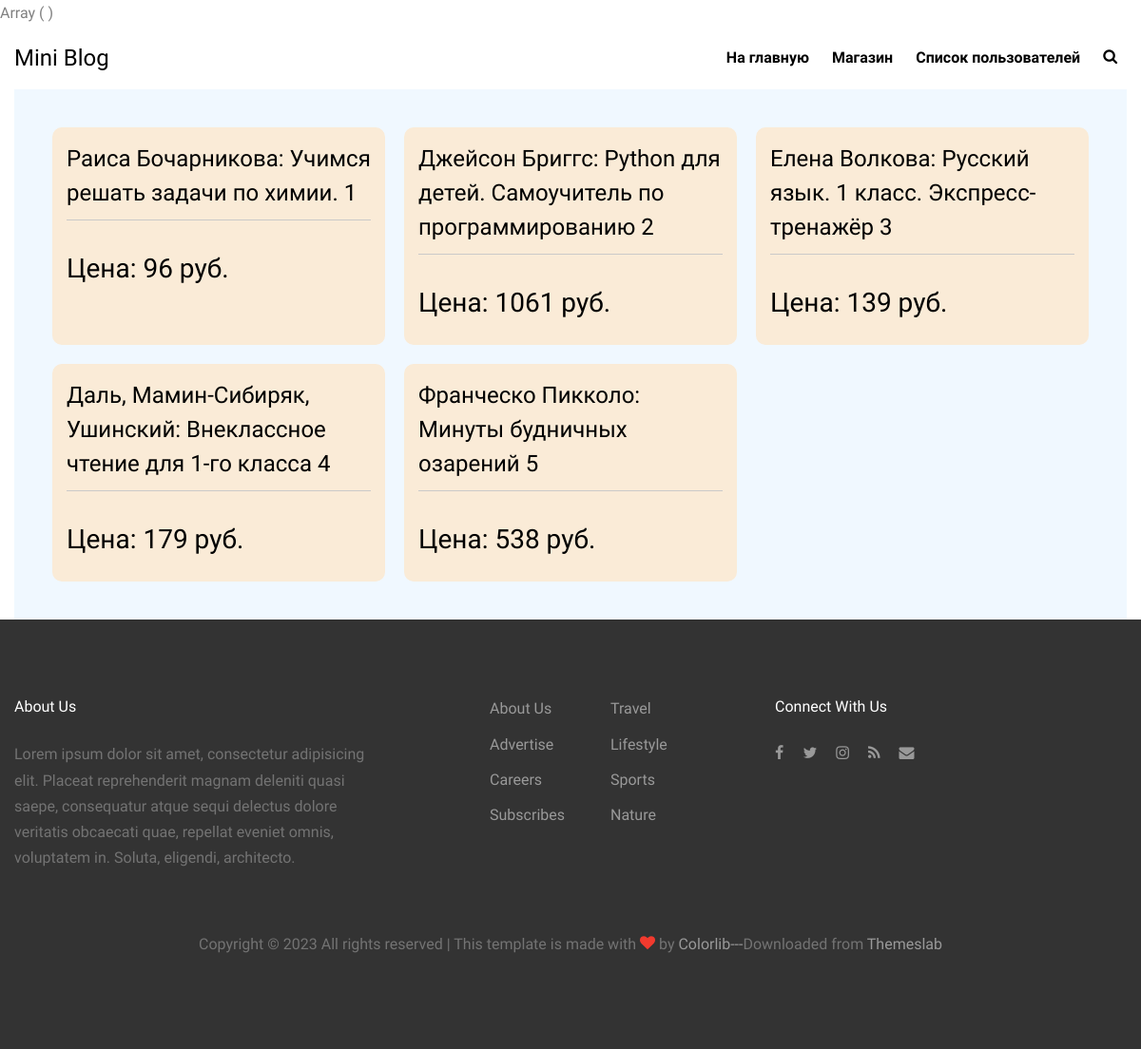
The page /shop.php on the database its author committed.
### tables this page shows
CREATE TABLE `products` (
  `id` int(11) NOT NULL,
  `title` varchar(255) NOT NULL,
  `description` text DEFAULT NULL,
  `price` float NOT NULL,
  `add_date` timestamp NOT NULL DEFAULT current_timestamp(),
  `image` text DEFAULT NULL
);

### shop.php (the view, shortened to what this page needs)
<?php
require 'server/db_connect.php';
$query = "SELECT id, title, price
            FROM products;";
$statement = $pdo->query($query, PDO::FETCH_ASSOC);
$products = $statement->fetchAll();
require 'components/header.php';
?>
<div class="container">
    <div class="products">
        <?php foreach ($products as $product) : ?>
            <div class="product">
                <h4><?= $product['title']; ?> <?= $product['id']; ?></h4>
                <h3>Цена: <?= $product['price']; ?> руб.</h3>
            </div>
        <?php endforeach; ?>
    </div>
</div>
<?php
require 'components/footer.php';
?>

### components/header.php (shortened to what this page needs)
<?php print_r($_SESSION);
?>
<!DOCTYPE html>
<html lang="en">
<head>
    <link rel="stylesheet" href="fonts/icomoon/style.css">
    <link rel="stylesheet" href="css/bootstrap.min.css">
    <link rel="stylesheet" href="css/magnific-popup.css">
    <link rel="stylesheet" href="css/jquery-ui.css">
    <link rel="stylesheet" href="css/owl.carousel.min.css">
    <link rel="stylesheet" href="css/owl.theme.default.min.css">
    <link rel="stylesheet" href="css/bootstrap-datepicker.css">
    <link rel="stylesheet" href="fonts/flaticon/font/flaticon.css">
    <link rel="stylesheet" href="css/aos.css">
    <link rel="stylesheet" href="css/style.css">
    <link rel="stylesheet" href="css/my-style.css">
</head>
<body data-valid-user="<?php echo isset($_SESSION['valid_user']) ? 'да' : 'нет'; ?>" data-user-id="<?php echo $_SESSION['id'] ?? ''; ?>">
    <div class="site-wrap">
        <header class="site-navbar" role="banner">
            <div class="container-fluid">
                <div class="row align-items-center">
                    <div class="col-4 site-logo">
                        <a href="/" class="text-black h2 mb-0">Mini Blog</a>
                    </div>
                    <div class="col-8 text-right">
                        <nav class="site-navigation" role="navigation">
                            <ul class="site-menu js-clone-nav mr-auto d-none d-lg-block mb-0">
                                <li><a href="/">На главную</a></li>
                                <li><a href="shop.php">Магазин</a></li>
                                <li><a href="users.php">Список пользователей</a></li>
                                <li class="d-none d-lg-inline-block"><a href="#" class="js-search-toggle"><span class="icon-search"></span></a></li>
                            </ul>
                        </nav>
                    </div>
                </div>
            </div>
        </header>

### components/footer.php (shortened to what this page needs)
<div class="site-footer">
    <div class="container">
        <div class="row mb-5">
            <div class="col-md-4">
                <h3 class="footer-heading mb-4">About Us</h3>
                <p>Lorem ipsum dolor sit amet, consectetur adipisicing elit. Placeat reprehenderit magnam deleniti quasi saepe, consequatur atque sequi delectus dolore veritatis obcaecati quae, repellat eveniet omnis, voluptatem in. Soluta, eligendi, architecto.</p>
            </div>
            <div class="col-md-3 ml-auto">
                <ul class="list-unstyled float-left mr-5">
                    <li><a href="#">About Us</a></li>
                    <li><a href="#">Advertise</a></li>
                    <li><a href="#">Careers</a></li>
                    <li><a href="#">Subscribes</a></li>
                </ul>
                <ul class="list-unstyled float-left">
                    <li><a href="#">Travel</a></li>
                    <li><a href="#">Lifestyle</a></li>
                    <li><a href="#">Sports</a></li>
                    <li><a href="#">Nature</a></li>
                </ul>
            </div>
            <div class="col-md-4">
                <div>
                    <h3 class="footer-heading mb-4">Connect With Us</h3>
                    <p>
                        <a href="#"><span class="icon-facebook pt-2 pr-2 pb-2 pl-0"></span></a>
                        <a href="#"><span class="icon-twitter p-2"></span></a>
                        <a href="#"><span class="icon-instagram p-2"></span></a>
                        <a href="#"><span class="icon-rss p-2"></span></a>
                        <a href="#"><span class="icon-envelope p-2"></span></a>
                    </p>
                </div>
            </div>
        </div>
        <div class="row">
            <div class="col-12 text-center">
                <p>
                    Copyright &copy;  All rights reserved | This template is made with <i class="icon-heart text-danger" aria-hidden="true"></i> by <a href="https://colorlib.com" target="_blank">Colorlib---</a>Downloaded from <a href="https://themeslab.org/" target="_blank">Themeslab</a>
                </p>
            </div>
        </div>
    </div>
</div>
</div>
</body>
</html>

### css/style.css (style rules this page uses)
body { line-height: 1.7; color: gray; font-weight: 300; font-size: 1rem; background: #fff; font-family: "Muli", -apple-system, BlinkMacSystemFont, "Segoe UI", Roboto, "Helvetica Neue", Arial, sans-serif, "Apple Color Emoji", "Segoe UI Emoji", "Segoe UI Symbol", "Noto Color Emoji"; }
a { -webkit-transition: .3s all ease; -o-transition: .3s all ease; transition: .3s all ease; color: #2f89fc; }
h1, h2, h3, h4, h5, .h1, .h2, .h3, .h4, .h5 { font-family: "Muli", -apple-system, BlinkMacSystemFont, "Segoe UI", Roboto, "Helvetica Neue", Arial, sans-serif, "Apple Color Emoji", "Segoe UI Emoji", "Segoe UI Symbol", "Noto Color Emoji"; line-height: 1.5; color: #000; }
.text-black { color: #000 !important; }
.site-wrap:before { -webkit-transition: .3s all ease-in-out; -o-transition: .3s all ease-in-out; transition: .3s all ease-in-out; background: rgba(0, 0, 0, 0.6); content: ""; position: absolute; z-index: 2000; top: 0; left: 0; right: 0; bottom: 0; opacity: 0; visibility: hidden; }
.site-footer { padding: 4em 0; background: #333333; }
@media (min-width: 768px) { .site-footer { padding: 5em 0; } }
.site-footer p { color: #737373; }
.site-footer h2, .site-footer h3, .site-footer h4, .site-footer h5 { color: #fff; }
.site-footer a { color: #999999; }
.site-footer ul li { margin-bottom: 10px; }
.site-footer .footer-heading { font-size: 16px; color: #fff; }
.site-navbar { margin-bottom: 0px; z-index: 1999; position: relative; width: 100%; background: #fff; }
.site-navbar .site-logo a { font-size: 1.5rem; }
.site-navbar .site-navigation .site-menu { margin-bottom: 0; }
.site-navbar .site-navigation .site-menu a { text-decoration: none !important; display: inline-block; }
.site-navbar .site-navigation .site-menu>li { display: inline-block; padding: 10px 10px; }
.site-navbar .site-navigation .site-menu>li>a { padding: 10px 0px; font-weight: 700; color: #000; text-decoration: none !important; }
.site-mobile-menu .site-nav-wrap { padding: 0; margin: 0; list-style: none; position: relative; }
.site-mobile-menu .site-nav-wrap a { padding: 10px 20px; display: block; position: relative; color: #212529; }
.site-mobile-menu .site-nav-wrap li { position: relative; display: block; }
.site-mobile-menu .site-nav-wrap>li { display: block; position: relative; float: left; width: 100%; }
.site-mobile-menu .site-nav-wrap>li>a { padding-left: 20px; font-size: 20px; }
.container { max-width: 1200px; }

### css/my-style.css (style rules this page uses)
.products { background-color: aliceblue; padding: 40px; display: grid; grid-template-columns: repeat(3, 1fr); gap: 20px; }
.products .product { background-color: antiquewhite; padding: 15px; border-radius: 10px; }
.products .product h4 { margin-bottom: 30px; padding-bottom: 10px; border-bottom: 1px solid rgb(202, 201, 201); }

### rows shown on the page
products: title "Раиса Бочарникова: Учимся решать задачи по химии.", id "1", price "96"
products: title "Джейсон Бриггс: Python для детей. Самоучитель по программированию", id "2", price "1061"
products: title "Елена Волкова: Русский язык. 1 класс. Экспресс-тренажёр", id "3", price "139"
products: title "Даль, Мамин-Сибиряк, Ушинский: Внеклассное чтение для 1-го класса", id "4", price "179"
products: title "Франческо Пикколо: Минуты будничных озарений", id "5", price "538"
